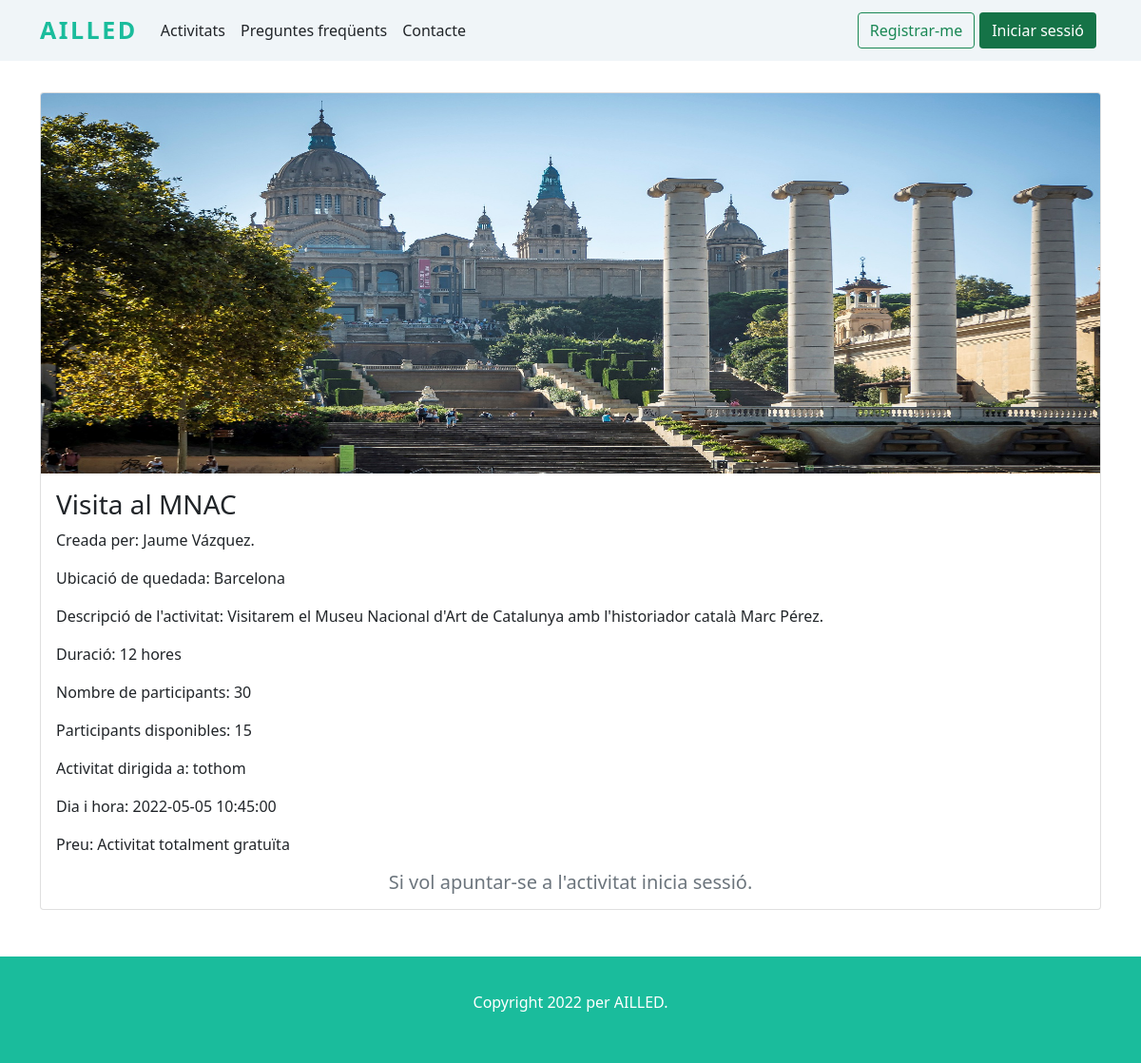
Before: /Projecte3/detalls_activitat.php?id=10 with the older database file.
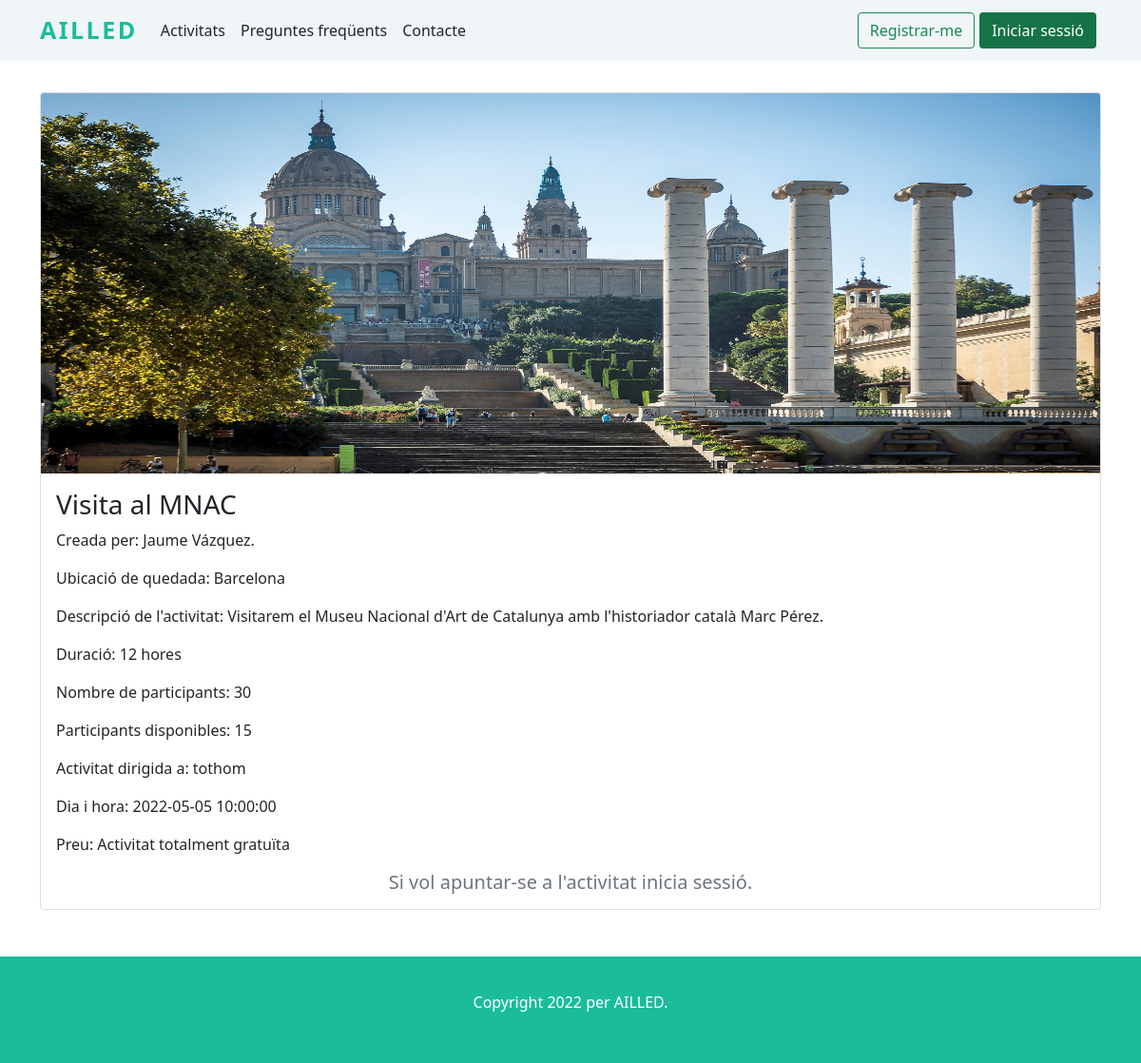
After: the same page with the newer database file.
### tables this page shows
CREATE TABLE `activitat` (
  `id` int(11) NOT NULL,
  `id_usuari` int(11) NOT NULL,
  `nom` varchar(50) NOT NULL,
  `ubicacio` varchar(50) NOT NULL,
  `descripcio` text NOT NULL,
  `duracio` int(11) NOT NULL,
  `numero_participants` int(11) NOT NULL,
  `participants_disponibles` int(11) NOT NULL,
  `discapacitat_dirigida` varchar(50) NOT NULL,
  `dia_hora` datetime NOT NULL,
  `preu` int(11) NOT NULL,
  `imatge` varchar(100) NOT NULL,
  `esta_acceptada` int(11) NOT NULL
);

### Projecte3/detalls_activitat.php (the view, shortened to what the changed rows need)
<?php
    include "servidor/connexio.php";
?>
<!doctype html>
<html lang="es">
<head>
    <?php
        include "codi_repetit/head.php";
    ?>
</head>
<body>
    <main>
        <div class="container">
            <section id="activitat">
                <?php
                    $id_activitat_actual = $_GET['id'];
                    if ($id_activitat_actual != null) {
                        $sql = "SELECT * FROM activitat WHERE id=" . $id_activitat_actual;
                        $result = $connexio->query($sql);
                        if ($result->num_rows > 0) {
                            while($row = $result->fetch_assoc()) {
                                ?>
                                    <div class="card mb-3">
                                        <img class="card-img-top" src="imatges/activitats/<?php echo $row['imatge'] ?>" title="<?php echo $row['nom'] ?>" alt="<?php echo $row['nom'] ?>" height="400" >
                                        <div class="card-body">
                                            <h3 class="card-title"><?php echo $row['nom'] ?></h3>
                                            <p class="card-text">
                                                Creada per:
                                                <?php
                                                    $sql_usuari = "SELECT nom FROM usuari WHERE id=" . $row["id_usuari"];
                                                    $resultat_usuari = $connexio->query($sql_usuari);
                                                    if ($resultat_usuari->num_rows > 0) {
                                                        while($row_usuari = $resultat_usuari->fetch_assoc()) {
                                                            echo $row_usuari["nom"] . ".";
                                                        }
                                                    } else {
                                                        echo "Usuari desconegut.";
                                                    }
                                                ?>
                                            </p>
                                            <p class="card-text">Ubicació de quedada: <?php echo $row['ubicacio'] ?></p>
                                            <p class="card-text">Descripció de l'activitat: <?php echo $row['descripcio'] ?></p>
                                            <p class="card-text">Duració: <?php echo $row['duracio'] ?> hores</p>
                                            <p class="card-text">Nombre de participants: <?php echo $row['numero_participants'] ?></p>
                                            <p class="card-text">Participants disponibles: <?php echo $row['participants_disponibles'] ?></p>
                                            <p class="card-text">Activitat dirigida a: <?php echo $row['discapacitat_dirigida'] ?></p>
                                            <p class="card-text">Dia i hora: <?php echo $row['dia_hora'] ?></p>
                                            <p class="card-text">Preu:
                                                <?php
                                                if ($row['preu'] == 0) {
                                                    echo "Activitat totalment gratuïta";
                                                } else {
                                                    echo $row['preu'] . "€";
                                                }
                                                ?>
                                            </p>
                                            <?php
                                            $data_ara = date("Y-m-d H:i:s");
                                            if ($row['dia_hora'] >= $data_ara) {
                                                if (isset($_SESSION["id_usuari_sessio"])) {
                                                    ?>
                                                        <form action="detalls_activitat.php?id=<?php echo $id_activitat_actual ?>" method="post" class="pt-3">
                                                            <input type="hidden" name="id_act_registrat" value="<?php echo $id_activitat_actual ?>">
                                                            <div class="row">
                                                                <div class="col">
                                                                    <input type="number" name="participants_act_registrat" class="form-control" placeholder="Num participants" min="1" max="<?php echo $row['participants_disponibles'] ?>" required>
                                                                </div>
                                                                <div class="col">
                                                                    <input type="submit" value="Apuntar" class="btn btn-outline-primary" name="registrar_activitat">
                                                                </div>
                                                            </div>
                                                        </form>
                                                    <?php
                                                } else {
                                                    ?>
                                                        <h5 class="card-text text-muted text-center">
                                                            Si vol apuntar-se a l'activitat inicia sessió.
                                                        </h5>
                                                    <?php
                                                }
                                            } else {
                                                ?>
                                                    <h5 class="card-text text-muted text-center">
                                                        No es pot apuntar a l'activitat. Ja ha vençut.
                                                    </h5>
                                                <?php
                                            }
                                        ?>
                                    </div>
                                </div>
                                <?php
                            }
                        }
                    }
                ?>
            </section>
        </div>
    </main>
</body>
</html>

Changed rows visible on the page:
changed activitat "Visita al MNAC": dia_hora "2022-05-05 10:45:00" → "2022-05-05 10:00:00"
